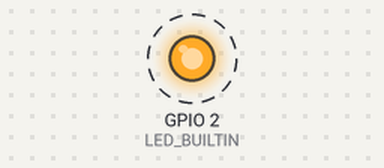
This program was run on a simulated ESP32. On the bench: output pins drawn as LEDs (lit = HIGH). Dashed ring = blinking. What the program prints to the serial monitor is not drawn.

Above: at 0.2 s.
Timing chart, 0 to 3.0 s (numbered marks = the images above):
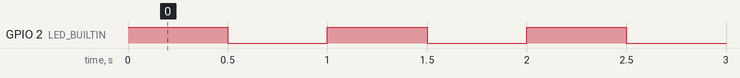

Measured:
- by itself, GPIO 2 (LED_BUILTIN): alternates HIGH for 0.50 s and LOW for 0.50 s

The program:

main.cpp
```cpp
#include <Arduino.h>
#ifndef LED_BUILTIN
#define LED_BUILTIN 2
#endif

class Time {
 public:
  Time() : time_{0} {}
  Time(int time) : time_{time} {}
  auto time() -> int & { return time_; }
  auto time() const -> const int & { return time_; }

 private:
  int time_;
};

class Clock : Time {
 public:
  Clock() : Time(), tick_{1000} {}
  Clock(int tick) : Time(), tick_{tick} {}
  Clock(int tick, int time) : Time(tick), tick_{tick} {}
  auto tick() & -> int & { return tick_; }
  auto operator()() const -> const int & { return time(); }
  auto operator++(int) -> void { time() = time() + tick_; }

 private:
  int tick_;
};

char str[50];
Clock clk{500};
void setup() {
  pinMode(LED_BUILTIN, OUTPUT);
  Serial.begin(115200);
  int t = clk.tick();
  clk.tick() = 500;
}
void loop() {
  digitalWrite(LED_BUILTIN, HIGH);
  delay(clk.tick());
  clk++;
  digitalWrite(LED_BUILTIN, LOW);
  delay(clk.tick());
  clk++;
  sprintf(str, "Current time %.2f second%c", clk() / 1000.0, clk() < 2000 ? ' ' : 's');
  Serial.println(str);
}
```
